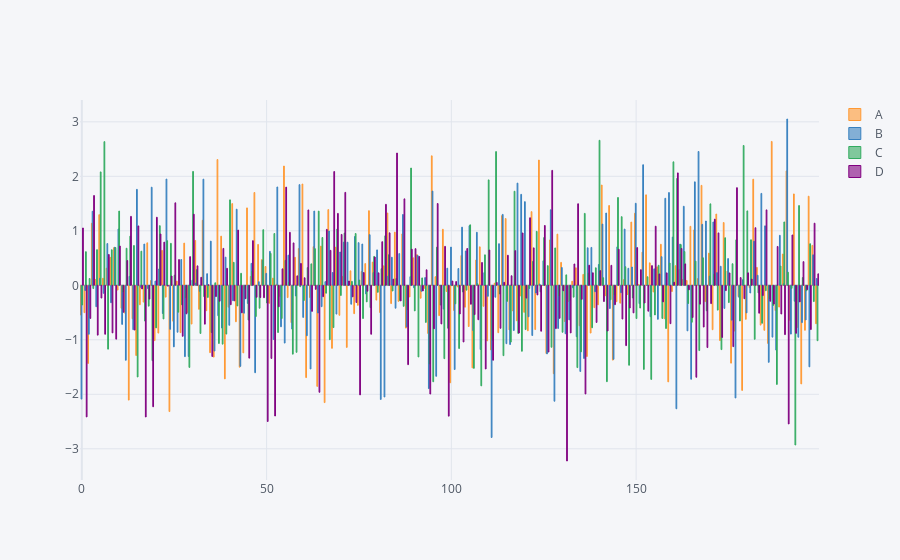

This figure's notebook cell:
### Code cell
# we can also do some interesting things with plotlt
# let's see
df.iplot(kind='bar')

### Figure 1 — Plotly figure (JSON) as saved in the notebook; plotly's stock layout.template omitted (floating-point values rounded to 4 significant figures; data arrays with more than 128 entries replaced by an {"elided": "..."} marker saying what was removed)
{"data": [{"marker": {"color": "rgba(255, 153, 51, 0.6)", "line": {"color": "rgba(255, 153, 51, 1.0)", "width": 1}}, "name": "A", "orientation": "v", "text": "", "type": "bar", "x": {"elided": "200 int values"}, "y": {"elided": "200 float values"}}, {"marker": {"color": "rgba(55, 128, 191, 0.6)", "line": {"color": "rgba(55, 128, 191, 1.0)", "width": 1}}, "name": "B", "orientation": "v", "text": "", "type": "bar", "x": {"elided": "200 int values"}, "y": {"elided": "200 float values"}}, {"marker": {"color": "rgba(50, 171, 96, 0.6)", "line": {"color": "rgba(50, 171, 96, 1.0)", "width": 1}}, "name": "C", "orientation": "v", "text": "", "type": "bar", "x": {"elided": "200 int values"}, "y": {"elided": "200 float values"}}, {"marker": {"color": "rgba(128, 0, 128, 0.6)", "line": {"color": "rgba(128, 0, 128, 1.0)", "width": 1}}, "name": "D", "orientation": "v", "text": "", "type": "bar", "x": {"elided": "200 int values"}, "y": {"elided": "200 float values"}}], "layout": {"autosize": true, "legend": {"bgcolor": "#F5F6F9", "font": {"color": "#4D5663"}}, "paper_bgcolor": "#F5F6F9", "plot_bgcolor": "#F5F6F9", "title": {"font": {"color": "#4D5663"}}, "xaxis": {"autorange": true, "gridcolor": "#E1E5ED", "range": [-0.5, 199.5], "showgrid": true, "tickfont": {"color": "#4D5663"}, "title": {"font": {"color": "#4D5663"}, "text": ""}, "type": "linear", "zerolinecolor": "#E1E5ED"}, "yaxis": {"autorange": true, "gridcolor": "#E1E5ED", "range": [-3.573, 3.401], "showgrid": true, "tickfont": {"color": "#4D5663"}, "title": {"font": {"color": "#4D5663"}, "text": ""}, "type": "linear", "zerolinecolor": "#E1E5ED"}}}
